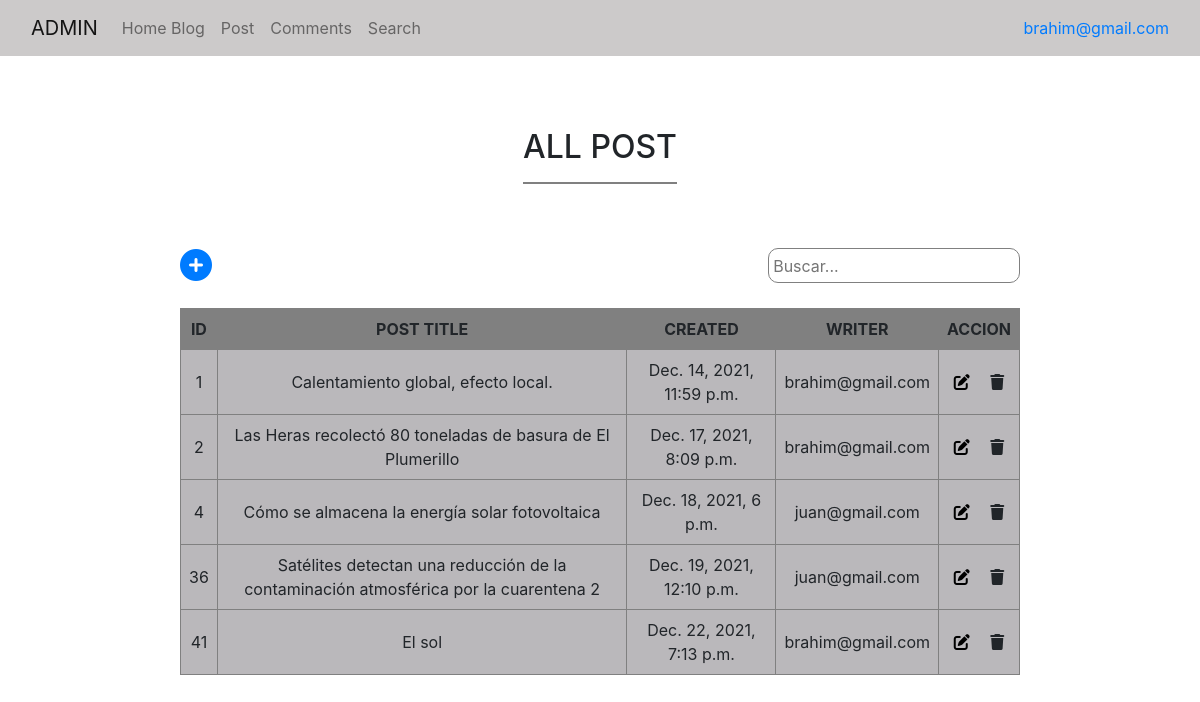
The app's page /_admin2-post (signed in) with its own data.
### post/models.py (models this page shows, shortened)
class Post(models.Model):
    title = models.CharField(max_length=500)
    content = models.CharField(max_length=1500)
    created = models.DateTimeField(default=timezone.now)
    active = models.BooleanField(default=True)
    category_id = models.ForeignKey(Category, on_delete=models.CASCADE)
    user_id = models.ForeignKey(User, on_delete=models.CASCADE)

### login/views.py (the view)
# urls.py: path('_admin2-post',views.showAdmin2Post, name = '_admin2-post'),
def showAdmin2Post(request):
    result = Post.objects.filter(active = 1)
    if result:
        context = {'data':result}
    else:
        context = {}
    return render(request, 'admin2-post.html', context)

### templates/admin2-post.html (shortened to what this page needs)
{% extends 'base-admin.html' %}
{% load static %}
{% block content %}
<br><br><br>
<div class="table-container">
    <div>
        <h2>ALL POST</h2>
        <hr style="border: 1px solid grey;" />
    </div>
</div>
<br><br>
<div class="table-container ">
    <div class="div-container ">
        <div class="div-search">
            <a href="{% url '_admin2-post-new' %}">
                <i class="fas fa-plus-circle fa-2x"></i>
            </a>
            <input type="text" onkeyup="myFunction()" placeholder="Buscar..." id="myInput">
        </div>
        <table class="table-content" id="example">
            <thead>
                <tr>
                    <th>ID</th>
                    <th>POST TITLE</th>
                    <th>CREATED</th>
                    <th>WRITER</th>
                    <th>ACCION</th>
                </tr>
            </thead>
            <tbody>
                {%for i in data%}
                <tr>
                    <td>{{i.id}}</td>
                    <td>{{i.title}}</td>
                    <td>{{i.created}}</td>
                    <td>{{i.user_id}}</td>
                    <td>
                        <div>
                            <a class="link" href="{% url '_admin2-post-edit' i.id %}">
                                <i class="fas fa-edit mr-3"></i>
                            </a>
                            <a class="link">
                                <i class="fas fa-trash"></i>
                            </a>
                        </div>
                    </td>
                </tr>
                {%endfor%}
            </tbody>
        </table>
    </div>
</div>
<br><br><br>
{% endblock content %}

### templates/base-admin.html (shortened to what this page needs)
{% load static %}
<!DOCTYPE html>
<html lang="en">
<head>
  <link rel="stylesheet" href="https://cdnjs.cloudflare.com/ajax/libs/jqueryui/1.12.1/jquery-ui.min.css">
  <link rel="stylesheet" type="text/css" href="{% static 'css/bootstrap.min.css' %}">
  <link rel="stylesheet" href="https://cdnjs.cloudflare.com/ajax/libs/font-awesome/6.0.0-beta3/css/all.min.css">
  </head>
<body>
  <nav class="navbar navbar-expand-lg navbar-light" style="background-color: rgb(204, 202, 202);">
    <div class="container-fluid">
      <a class="navbar-brand" href="#">ADMIN</a>
      <div class="collapse navbar-collapse" id="navbarNav">
        <ul class="navbar-nav">
          <li class="nav-item">
            <a class="nav-link" aria-current="page" href="{% url 'home' %}">Home Blog</a>
          </li>
          <li class="nav-item">
            <a class="nav-link" href="{% url '_admin2-post' %}">Post</a>
          </li>
          <li class="nav-item">
            <a class="nav-link" href="{% url 'comments' %}">Comments</a>
          </li>
          <li class="nav-item">
            <a class="nav-link" href="{% url '_admin2-search' %}">Search</a>
          </li>
        </ul>
      </div>
      <a class="nav-item" href="{% url 'logout' %}" data-bs-toggle="tooltip" data-bs-placement="bottom"
        title="Click para Logout">
        {{user.username}}
      </a>
    </div>
  </nav>
  {%block content%}
  {% endblock content%}
  </body>
</html>

### templates/admin2-post.html (style rules this page uses)
.table-container { width: 100%; display: flex; justify-content: center; }
.div-container { display: flex; flex-direction: column; width: 70%; }
.div-container input { width: 30%; align-self: flex-end; border-radius: 10px; border: 1px solid gray; padding: 0.5%; }
.table-content { width: auto; margin-top: 3%; }
.table-content thead { background-color: gray; text-align: center; }
.table-content tbody { background-color: rgb(186, 184, 187); text-align: center; }
.table-content thead th { border: 1px solid gray; padding: 1vh; }
.table-content tbody td { border: 1px solid gray; padding: 1vh; }
.div-search { display: flex; justify-content: space-between; align-items: center; }
.link { color: black; text-decoration: none; }

### records on screen
Post: id "1", title "Calentamiento global, efecto local.", created "Dec. 14, 2021, 11:59 p.m.", user_id "brahim@gmail.com"
Post: id "2", title "Las Heras recolectó 80 toneladas de basura de El Plumerillo", created "Dec. 17, 2021, 8:09 p.m.", user_id "brahim@gmail.com"
Post: id "4", title "Cómo se almacena la energía solar fotovoltaica", created "Dec. 18, 2021, 6 p.m.", user_id "juan@gmail.com"
Post: id "36", title "Satélites detectan una reducción de la contaminación atmosférica por la cuarentena 2", created "Dec. 19, 2021, 12:10 p.m.", user_id "juan@gmail.com"
Post: id "41", title "El sol", created "Dec. 22, 2021, 7:13 p.m.", user_id "brahim@gmail.com"

### other values on screen
{{ user.username }} "brahim@gmail.com"
